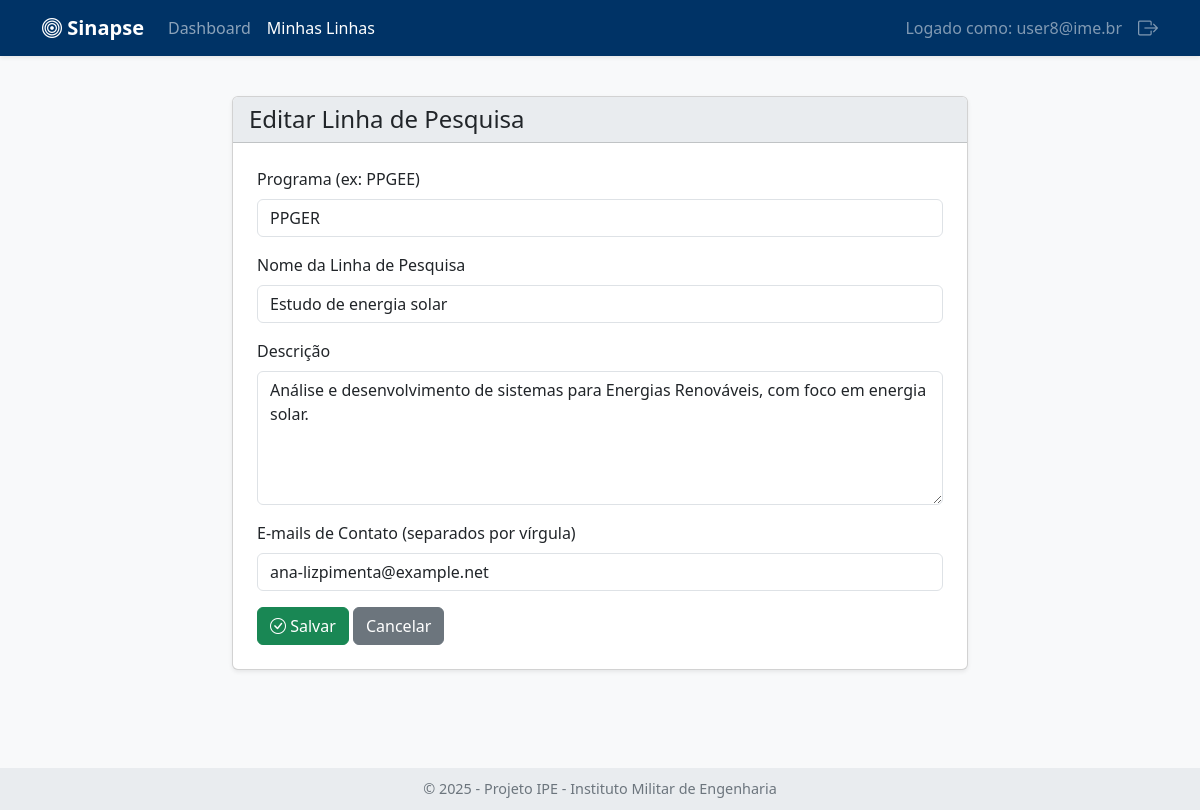
Page /linhas/editar/2 (signed in) on the committed database.
### tables this page shows
CREATE TABLE linha_ime (
                id INTEGER PRIMARY KEY AUTOINCREMENT,
                programa TEXT,
                linha TEXT,
                descricao TEXT,
                emails_contato TEXT,
                embedding BLOB,
                user_id INTEGER,
                FOREIGN KEY (user_id) REFERENCES users (id)
            );

### app.py (the view, shortened to what this page needs)
@app.route('/linhas/editar/<int:linha_id>', methods=['GET', 'POST'])
@login_required
def editar_linha(linha_id):
    user_id = session['user_id']
    linha = motor.get_linha_by_id(linha_id, user_id)
    if linha is None:
        flash("Linha de pesquisa não encontrada ou você não tem permissão para editá-la.", "danger")
        return redirect(url_for('listar_linhas'))
    return render_template('linha_form.html', titulo="Editar Linha de Pesquisa", linha=linha)

### app.py (called while the page is built)
def login_required(f):
    @wraps(f)
    def decorated_function(*args, **kwargs):
        if 'user_id' not in session:
            flash("Você precisa fazer login para acessar esta página.", "warning")
            return redirect(url_for('login'))
        return f(*args, **kwargs)
    return decorated_function

### motor_ia.py (called while the page is built)
    def _get_db_conn(self):
        try:
            sqlite3.register_adapter(np.ndarray, lambda arr: arr.astype(np.float32).tobytes())
            sqlite3.register_converter("vector", lambda b: np.frombuffer(b, dtype=np.float32))
            conn = sqlite3.connect(self.db_path, detect_types=sqlite3.PARSE_DECLTYPES | sqlite3.PARSE_COLNAMES)
            conn.row_factory = self._dict_factory
            return conn
        except sqlite3.Error as e:
            print(f"--- [DEBUG] MOTOR_IA: Erro ao CONECTAR ao banco de dados SQLite '{self.db_path}': {e} ---")
            return None

    def _dict_factory(self, cursor, row):
        d = {}
        for idx, col in enumerate(cursor.description):
            d[col[0]] = row[idx]
        return d

    def get_linha_by_id(self, linha_id, user_id):
        conn = self._get_db_conn()
        if not conn: return None
        try:
            cursor = conn.cursor()
            linha = cursor.execute("SELECT * FROM linha_ime WHERE id = ? AND user_id = ?", (linha_id, user_id)).fetchone()
            conn.close()
            return linha
        except sqlite3.Error as e:
            print(f"Erro ao buscar linha por ID: {e}")
            conn.close()
            return None

### templates/linha_form.html (shortened to what this page needs)
{% extends "base.html" %}
{% block content %}
<div class="row justify-content-center">
    <div class="col-lg-8">
        <div class="card shadow-sm">
            <div class="card-header h4">
                {{ titulo }}
            </div>
            <div class="card-body p-4">
                <form method="post">
                    <div class="mb-3">
                        <label for="programa" class="form-label">Programa (ex: PPGEE)</label>
                        <input type="text" class="form-control" id="programa" name="programa" value="{{ linha.programa if linha else '' }}" required>
                    </div>
                    <div class="mb-3">
                        <label for="linha" class="form-label">Nome da Linha de Pesquisa</label>
                        <input type="text" class="form-control" id="linha" name="linha" value="{{ linha.linha if linha else '' }}" required>
                    </div>
                    <div class="mb-3">
                        <label for="descricao" class="form-label">Descrição</label>
                        <textarea class="form-control" id="descricao" name="descricao" rows="5" required>{{ linha.descricao if linha else '' }}</textarea>
                    </div>
                    <div class="mb-3">
                        <label for="emails_contato" class="form-label">E-mails de Contato (separados por vírgula)</label>
                        <input type="text" class="form-control" id="emails_contato" name="emails_contato" value="{{ linha.emails_contato if linha else '' }}">
                    </div>
                    <button type="submit" class="btn btn-success"><i class="bi bi-check-circle"></i> Salvar</button>
                    <a href="{{ url_for('listar_linhas') }}" class="btn btn-secondary">Cancelar</a>
                </form>
            </div>
        </div>
    </div>
</div>
{% endblock %}

### templates/base.html (shortened to what this page needs)
<!DOCTYPE html>
<html lang="pt-BR">
<head>
    <link href="https://cdn.jsdelivr.net/npm/bootstrap@5.3.3/dist/css/bootstrap.min.css" rel="stylesheet">
    <link rel="stylesheet" href="https://cdn.jsdelivr.net/npm/bootstrap-icons@1.11.3/font/bootstrap-icons.min.css">
</head>
<body>
    <nav class="navbar navbar-expand-lg navbar-dark shadow-sm">
        <div class="container">
            <a class="navbar-brand fw-bold" href="{{ url_for('home') }}">
                <i class="bi bi-bullseye"></i> Sinapse
            </a>
            <div class="collapse navbar-collapse" id="navbarNav">
                <ul class="navbar-nav me-auto mb-2 mb-lg-0">
                    <li class="nav-item">
                        <a class="nav-link {% if request.endpoint == 'home' %}active{% endif %}" href="{{ url_for('home') }}">Dashboard</a>
                    </li>
                    {% if session.user_id %}
                    <li class="nav-item">
                        <a class="nav-link {% if 'linha' in request.endpoint %}active{% endif %}" href="{{ url_for('listar_linhas') }}">Minhas Linhas</a>
                    </li>
                    {% endif %}
                </ul>
                <div class="d-flex align-items-center">
                    {% if session.user_id %}
                        <span class="navbar-text text-white-50 me-3">
                            Logado como: {{ session.user_email }}
                        </span>
                        <a href="{{ url_for('logout') }}" class="nav-link text-white-50" title="Sair">
                            <i class="bi bi-box-arrow-right fs-5"></i>
                        </a>
                    {% else %}
                         <a href="{{ url_for('login') }}" class="btn btn-outline-light">
                            Fazer Login
                        </a>
                    {% endif %}
                </div>
            </div>
        </div>
    </nav>
    <main class="container mt-4 mb-5">
        {% block content %}{% endblock %}
    </main>
     <footer class="footer text-center">
        <p class="mb-0">&copy; 2025 - Projeto IPE - Instituto Militar de Engenharia</p>
    </footer>
</body>
</html>

### templates/base.html (style rules this page uses)
body { background-color: #f8f9fa; padding-bottom: 60px; }
:root { --bs-primary: #003366; --bs-primary-rgb: 0, 51, 102; --bs-primary-hover: #002244; }
.navbar-dark { background-color: var(--bs-primary); }
.card-header { background-color: #e9ecef; }
.footer { position: fixed; left: 0; bottom: 0; width: 100%; background-color: #e9ecef; color: #6c757d; text-align: center; padding: 10px 0; font-size: 0.9em; z-index: 1000; }
main.container { padding-top: 1rem; padding-bottom: 2rem; }

### rows in the picture
linha_ime: programa "PPGER", linha "Estudo de energia solar", descricao "Análise e desenvolvimento de sistemas para Energias Renováveis, com foco em energia solar.", emails_contato "ana-lizpimenta@example.net"

### other values in the picture
{{ session.user_email }} "user8@ime.br"
{{ titulo }} "Editar Linha de Pesquisa"
